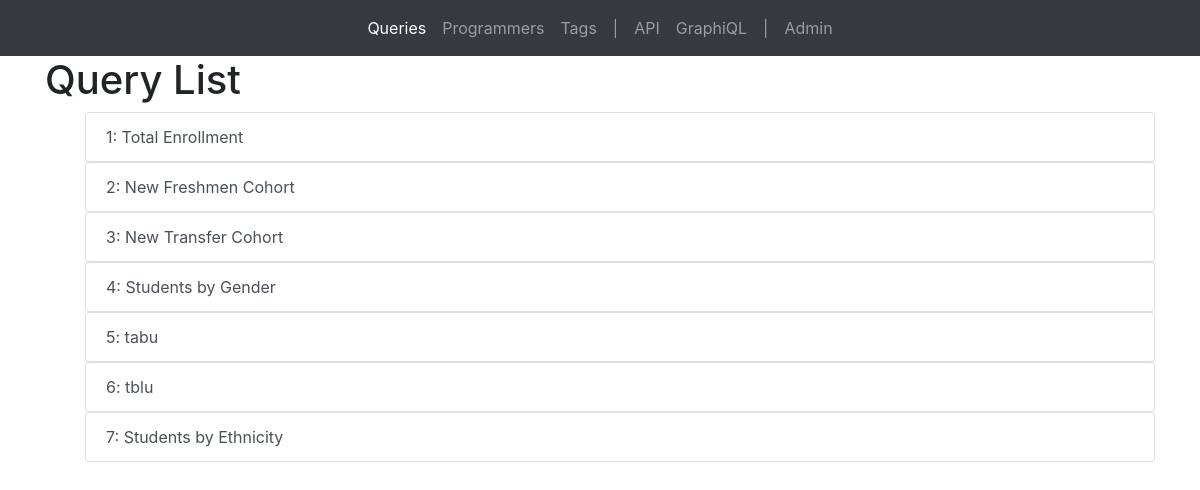
Page / (signed in) on the earlier database version.
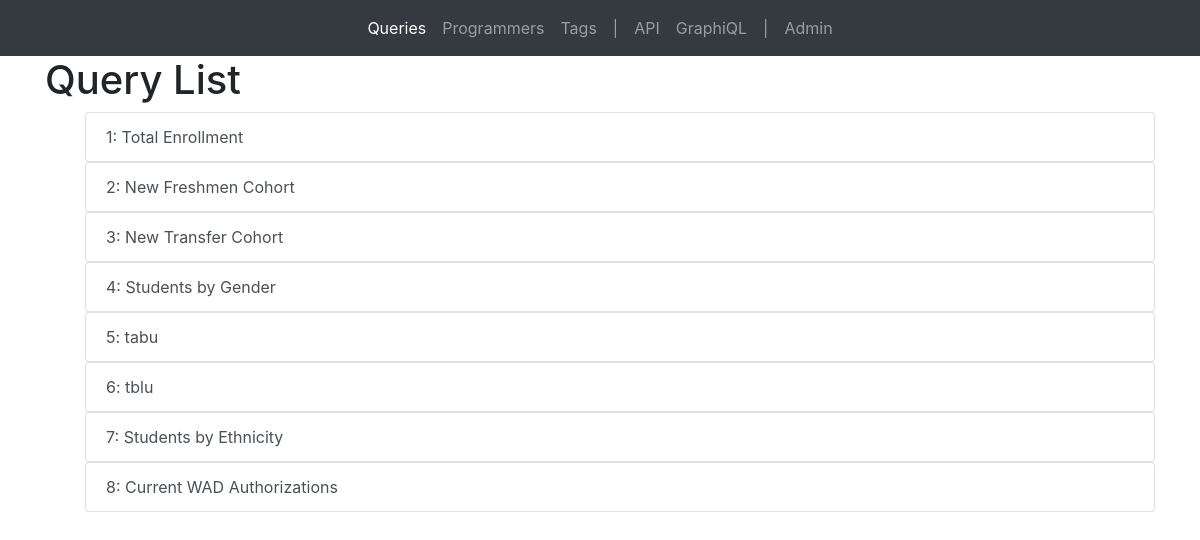
Same page on the later database version.
### querymanager/models.py (models this page shows)
class Query(models.Model):
    class Meta:
        verbose_name_plural = "Queries"
        ordering = ["query_id"]
    def __str__(self):
        return str(self.query_id) + ": " + self.name
    query_id = models.AutoField(primary_key=True)
    name = models.CharField(max_length=100)
    query = models.TextField()
    created_at = models.DateTimeField(auto_now_add=True)
    author = models.ForeignKey(Programmer, null=True, on_delete=models.PROTECT)
    updated_at = models.DateTimeField(auto_now=True)
    tags = models.ManyToManyField(Tag, blank=True)

### querymanager/views.py (the view)
# urls.py: path('', views.QueryList.as_view(), name='index'),
class QueryList(LoginRequiredMixin, ListView):
    login_url = '/admin/'
    model = Query
    template_name = 'query_list.html'
    def get_context_data(self, **kwargs):
        context = super().get_context_data(**kwargs)
        context['query_active'] = 'active'
        context['query_list'] = Query.objects.all()
        return context

### querymanager/templates/querymanager/query_list.html
{% extends "querymanager/base.html" %}
{% load static %}
{% block content %}
<h1>Query List</h1>
<ul>
{% for query in query_list %}
    <div class="list-group">
        <a href="{% url 'query_detail' pk=query.query_id %}" class="list-group-item list-group-item-action">
            {{ query }}
        </a>
    </div>
{% endfor %}
</ul>
{% endblock %}

Differences in the rows shown:
added Query: query_id+name "8: Current WAD Authorizations"
